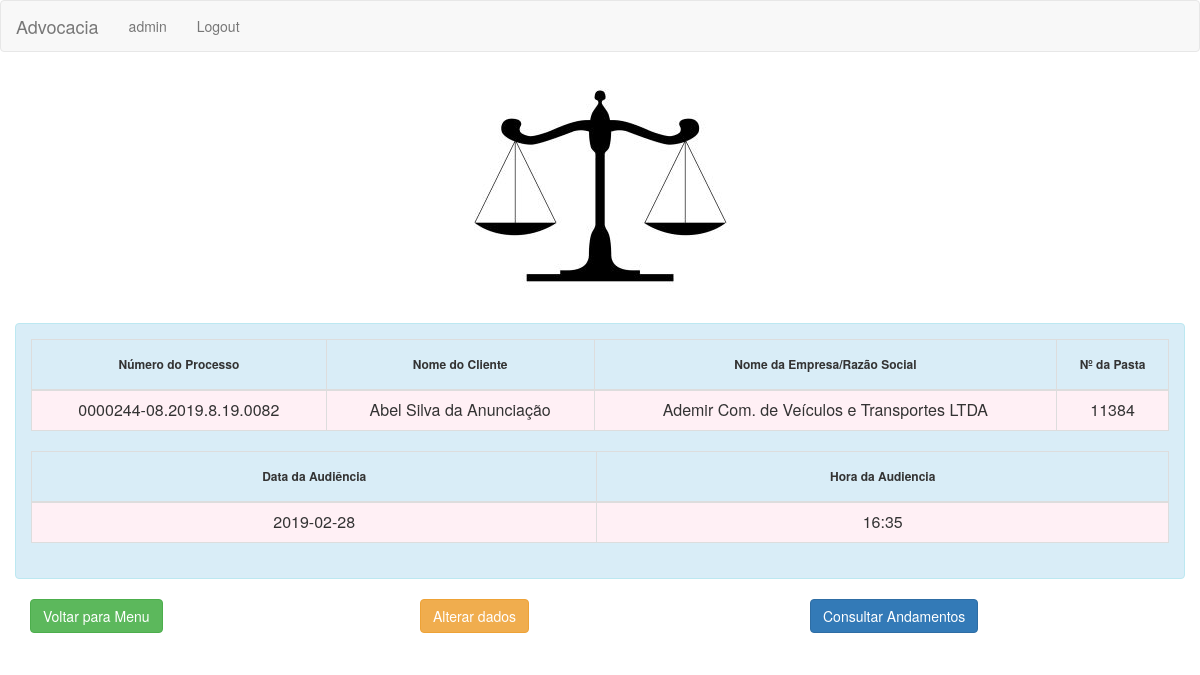
The app's page /consultaprocesso.php?numeroproc=0000244-08.2019.8.19.0082 (signed in) with its own data.
### tables this page shows
CREATE TABLE `processo` (
  `numeroproc` varchar(25) NOT NULL,
  `cliente` int(11) DEFAULT NULL,
  `empresa` int(11) DEFAULT NULL,
  `dataaud` varchar(10) DEFAULT NULL,
  `horaaud` varchar(5) DEFAULT NULL,
  `horastrab` int(11) DEFAULT NULL,
  `horalmoco` int(11) DEFAULT NULL,
  `dataadm` varchar(10) DEFAULT NULL,
  `datadm` varchar(10) DEFAULT NULL,
  `pedidosproc` varchar(250) DEFAULT NULL,
  `numeropasta` int(11) DEFAULT NULL
);

CREATE TABLE `cliente` (
  `idcli` int(11) NOT NULL,
  `nomecli` varchar(150) DEFAULT NULL,
  `nacionalidade` varchar(50) DEFAULT NULL,
  `estcivil` varchar(15) DEFAULT NULL,
  `profissao` varchar(50) DEFAULT NULL,
  `ctps` varchar(7) DEFAULT NULL,
  `serie` varchar(6) DEFAULT NULL,
  `cpf` varchar(14) DEFAULT NULL,
  `rg` varchar(12) DEFAULT NULL,
  `pis` varchar(15) DEFAULT NULL,
  `endereco` varchar(250) DEFAULT NULL,
  `telefone` varchar(14) DEFAULT NULL,
  `celular` varchar(15) DEFAULT NULL,
  `email` varchar(150) DEFAULT NULL
);

CREATE TABLE `empresa` (
  `idemp` int(11) NOT NULL,
  `nome` varchar(150) DEFAULT NULL,
  `endereco` varchar(250) DEFAULT NULL
);

### consultaprocesso.php (the view, shortened to what this page needs)
<?php
include("conexao.php");
$numeroproc = $_GET['numeroproc'];
$dados = "select * from processo where numeroproc like '".$numeroproc."'";
$resultado_processo = mysqli_query($conn,$dados);
$processo = mysqli_fetch_assoc($resultado_processo);
$procli = $processo['cliente'];
$dadoscli = "select * from cliente where idcli = ".$procli."";
$resultado_cliente = mysqli_query($conn,$dadoscli);
$cliente = mysqli_fetch_assoc($resultado_cliente);
$proemp = $processo['empresa'];
$dadosemp = "select * from empresa where idemp =".$proemp."";
$resultado_empresa = mysqli_query($conn,$dadosemp);
$empresa = mysqli_fetch_assoc($resultado_empresa);
?>
<nav class="navbar navbar-default">
  <div class="container-fluid">
    <div class="navbar-header">
      <a class="navbar-brand" href="#">Advocacia</a>
    </div>
    <ul class="nav navbar-nav">
      <li><a href="#"><?php echo $_SESSION["id"];?></a></li>
      <li><a href="?acao=sair?">Logout</a></li>
    </ul>
  </div>
</nav>
<!DOCTYPE html>
<html>
<head>
  <link rel="stylesheet" href="https://maxcdn.bootstrapcdn.com/bootstrap/3.3.7/css/bootstrap.min.css">
  <p align="center"><img src="justica2.jpg"></p>
</head>
<body>
<div class="container">
<div class="alert alert-info row ">
        <table class="table table-bordered ">
                    <thead>
                        <tr>
                            <td>
                            	<div  align="center" ><h6><b>Número do Processo</div>
                            </td>
                            <td>
                                <div   align="center" ><h6><b>Nome do Cliente</div>
                            </td>
                            <td>
                                <div   align="center" ><h6><b>Nome da Empresa/Razão Social</div>
                            </td>
                            <td>
                                <div   align="center" ><h6><b>Nº da Pasta</div>
                            </td>
                        </tr>
                    </thead>
                    <tbody>
                        <tr style="background-color:lavenderblush;">
                            <td>
                                <div  align="center" ><?=$processo['numeroproc']?></div>
                            </td>
                            <td>
                                <div  align="center" ><?=$cliente['nomecli']?> </div>
                            </td>
                            <td>
                                <div  align="center" ><?=$empresa['nome']?></div>
                            </td>
                            <td>
                                <div  align="center" ><?=$processo['numeropasta']?></div>
                            </td>
                        </tr>
                    </tbody>
        </table>
        <table class="table table-bordered ">
                    <thead>
                        <tr>
                            <td>
                                <div  align="center" ><h6><b>Data da Audiência</div>
                            </td>
                            <td>
                                <div   align="center" ><h6><b>Hora da Audiencia</div>
                            </td>
                        </tr>
                    </thead>
                    <tbody>
                        <tr style="background-color:lavenderblush;">
                            <td>
                                <div  align="center" ><?=$processo['dataaud']?></div>
                            </td>
                            <td>
                                <div  align="center" ><?=$processo['horaaud']?> </div>
                            </td>
                        </tr>
                    </tbody>
        </table>
    </div>
</div>
<div class="container">
    <div class="row">
        <div class="col-sm-4">
        <form name="formContato" method="get" action="metodos.php">
        <p>
            <input type="submit" class="btn btn-success" name="button" id="button" value="Voltar para Menu">
        </p>
        </form>
        </div>
        <div class="col-sm-4">
        <form name="formContato" method="get" action="alteraproc.php">
            <p>
                <input type="submit" class="btn btn-warning" name="button" id="button" value="Alterar dados">
            </p>
        </form>
    </div>
    <div class="col-sm-4">
        <form name="formContato" method="get" action="consultaandamento.php">
            <p>
                <input type="submit" class="btn btn-primary" name="button" id="button" value="Consultar Andamentos">
            </p>
        </form>
    </div>
</div>
</body>
</html>

### records on screen
processo: numeroproc "0000244-08.2019.8.19.0082", numeropasta "11384", dataaud "2019-02-28", horaaud "16:35"
cliente: nomecli "Abel Silva da Anunciação"
empresa: nome "Ademir Com. de Veículos e Transportes LTDA"

### other values on screen
$_SESSION["id"] "admin"
